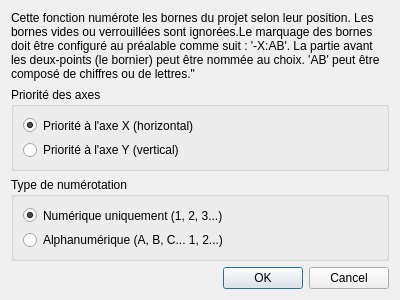
<?xml version="1.0" encoding="UTF-8"?>
<ui version="4.0">
    <class>TerminalNumberingDialog</class>
    <widget class="QDialog" name="TerminalNumberingDialog">
        <property name="geometry">
            <rect>
                <x>0</x>
                <y>0</y>
                <width>400</width>
                <height>300</height>
            </rect>
        </property>
        <property name="windowTitle">
            <string>Numérotation automatique des bornes</string>
        </property>
        <layout class="QVBoxLayout" name="verticalLayout">
            <item>
                <widget class="QLabel" name="label_description">
                    <property name="text">
                        <string>Cette fonction numérote les bornes du projet selon leur position. Les bornes vides ou verrouillées sont ignorées.Le marquage des bornes doit être configuré au préalable comme suit : '-X:AB'. La partie avant les deux-points (le bornier) peut être nommée au choix. 'AB' peut être composé de chiffres ou de lettres."</string>
                    </property>
                    <property name="wordWrap">
                        <bool>true</bool>
                    </property>
                </widget>
            </item>
            <item>
                <widget class="QGroupBox" name="groupBox_axis">
                    <property name="title">
                        <string>Priorité des axes</string>
                    </property>
                    <layout class="QVBoxLayout" name="verticalLayout_2">
                        <item>
                            <widget class="QRadioButton" name="rb_priority_x">
                                <property name="text">
                                    <string>Priorité à l'axe X (horizontal)</string>
                                </property>
                                <property name="checked">
                                    <bool>true</bool>
                                </property>
                            </widget>
                        </item>
                        <item>
                            <widget class="QRadioButton" name="rb_priority_y">
                                <property name="text">
                                    <string>Priorité à l'axe Y (vertical)</string>
                                </property>
                            </widget>
                        </item>
                    </layout>
                </widget>
            </item>
            <item>
                <widget class="QGroupBox" name="groupBox_type">
                    <property name="title">
                        <string>Type de numérotation</string>
                    </property>
                    <layout class="QVBoxLayout" name="verticalLayout_3">
                        <item>
                            <widget class="QRadioButton" name="rb_type_num">
                                <property name="text">
                                    <string>Numérique uniquement (1, 2, 3...)</string>
                                </property>
                                <property name="checked">
                                    <bool>true</bool>
                                </property>
                            </widget>
                        </item>
                        <item>
                            <widget class="QRadioButton" name="rb_type_alpha">
                                <property name="text">
                                    <string>Alphanumérique (A, B, C... 1, 2...)</string>
                                </property>
                            </widget>
                        </item>
                    </layout>
                </widget>
            </item>
            <item>
                <spacer name="verticalSpacer">
                    <property name="orientation">
                        <enum>Qt::Vertical</enum>
                    </property>
                    <property name="sizeHint" stdset="0">
                        <size>
                            <width>20</width>
                            <height>40</height>
                        </size>
                    </property>
                </spacer>
            </item>
            <item>
                <widget class="QDialogButtonBox" name="buttonBox">
                    <property name="orientation">
                        <enum>Qt::Horizontal</enum>
                    </property>
                    <property name="standardButtons">
                        <set>QDialogButtonBox::Cancel|QDialogButtonBox::Ok</set>
                    </property>
                </widget>
            </item>
        </layout>
    </widget>
    <resources/>
    <connections>
        <connection>
            <sender>buttonBox</sender>
            <signal>accepted()</signal>
            <receiver>TerminalNumberingDialog</receiver>
            <slot>accept()</slot>
            <hints>
                <hint type="sourcelabel">
                    <x>248</x>
                    <y>254</y>
                </hint>
                <hint type="destinationlabel">
                    <x>157</x>
                    <y>274</y>
                </hint>
            </hints>
        </connection>
        <connection>
            <sender>buttonBox</sender>
            <signal>rejected()</signal>
            <receiver>TerminalNumberingDialog</receiver>
            <slot>reject()</slot>
            <hints>
                <hint type="sourcelabel">
                    <x>316</x>
                    <y>260</y>
                </hint>
                <hint type="destinationlabel">
                    <x>286</x>
                    <y>274</y>
                </hint>
            </hints>
        </connection>
    </connections>
</ui>
